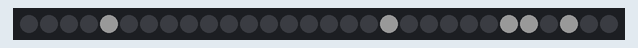
The program below on a simulated Raspberry Pi Pico running MicroPython. On the bench: 30 RGB LEDs in strip order, left to right. Dim RGB values are drawn brighter than linear; random numbers come from a fixed seed.

Above: at 0.05 s.
At 5.03 s:
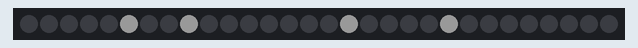
At 10.0 s:
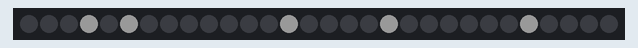
At 19.96 s:
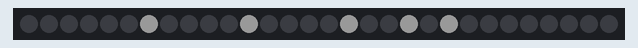
At 29.92 s:
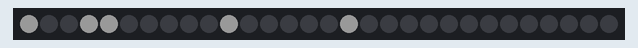
At 39.88 s:
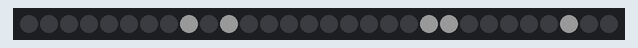

The program:

effect4_twinkle_stars_w_Brightness.py
```python
from machine import Pin
import neopixel
import time
import random

NUM_LEDS = 30
BRIGHTNESS = 0.1  # 10%

np = neopixel.NeoPixel(Pin(9), NUM_LEDS)

while True:
    np.fill((0, 0, 0))

    for _ in range(5):
        p = random.randint(0, NUM_LEDS - 1)

        np[p] = (
            int(255 * BRIGHTNESS),
            int(255 * BRIGHTNESS),
            int(255 * BRIGHTNESS)
        )

    np.write()
    time.sleep_ms(100)
```
